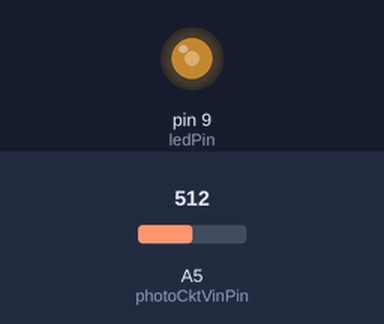
Bench run of a sketch on a simulated Arduino Uno, built with avr-gcc and run on an emulated ATmega328P. On the bench: output pins drawn as LEDs (lit = HIGH). The test bench sets the inputs (shaded band); at power-on: A5 (photoCktVinPin) = 512.

Above: at 1.2 s.
1.3 s: A5 (photoCktVinPin) set to 306
At 2.5 s:
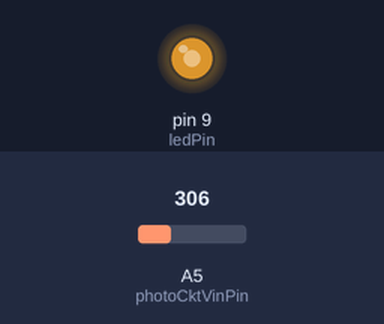
2.8 s: A5 (photoCktVinPin) set to 122
At 3.8 s:
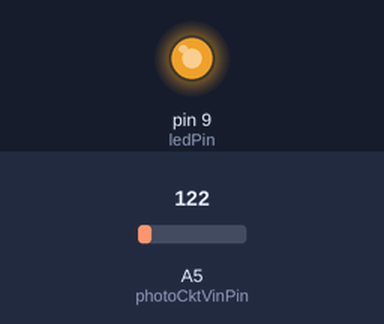
4.3 s: A5 (photoCktVinPin) set to 900
At 5.0 s:
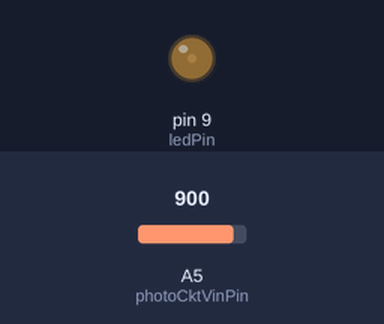
5.8 s: A5 (photoCktVinPin) set to 511
At 6.1 s:
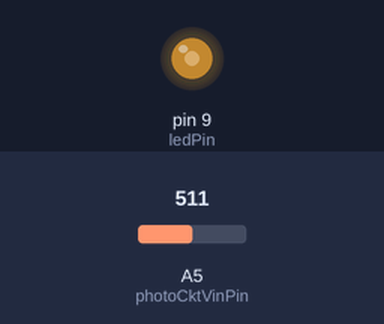
Timing chart, 0 to 8.3 s (numbered marks = the images above; inputs shaded):
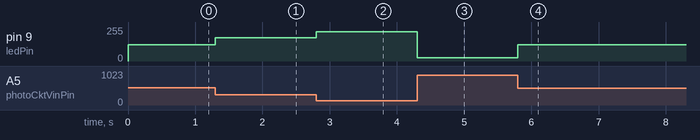

The sketch:

fade2.ino
```cpp
/*
  fade2

  This program is similar to the fade sketch,
  however, the brightness of the LED is proportional
  to the intensity of the IR source on the phototransistor.
*/

int ledPin = 9;          // the PWM pin that the LED is connected to
int photoCktVinPin = A5; // analog input pin used for phototrans circuit Vin
int brightness = 0;      // map value between phototrans input to LED output
const int backgroundIROffset = 20;  // helps remove some background IR sources

void setup() {
  //declare the led pin to be an output
  pinMode(ledPin, OUTPUT);
}

void loop() {
  //read in the phototransistor circuit Vout level
  brightness = analogRead(photoCktVinPin) + backgroundIROffset;

  //map value to LED brightness scale
  brightness = map(brightness, 0, 1023, 255, 0);

  //set PWM value for LED source
  analogWrite(ledPin,brightness);
}
```

Measured:
- after the input at 1.3 s, pin 9 (ledPin): 123/255 → 174/255 at once
- after the input at 2.8 s, pin 9 (ledPin): 174/255 → 220/255 at once
- after the input at 4.3 s, pin 9 (ledPin): 220/255 → 26/255 at once
- after the input at 5.8 s, pin 9 (ledPin): 26/255 → 123/255 at once
